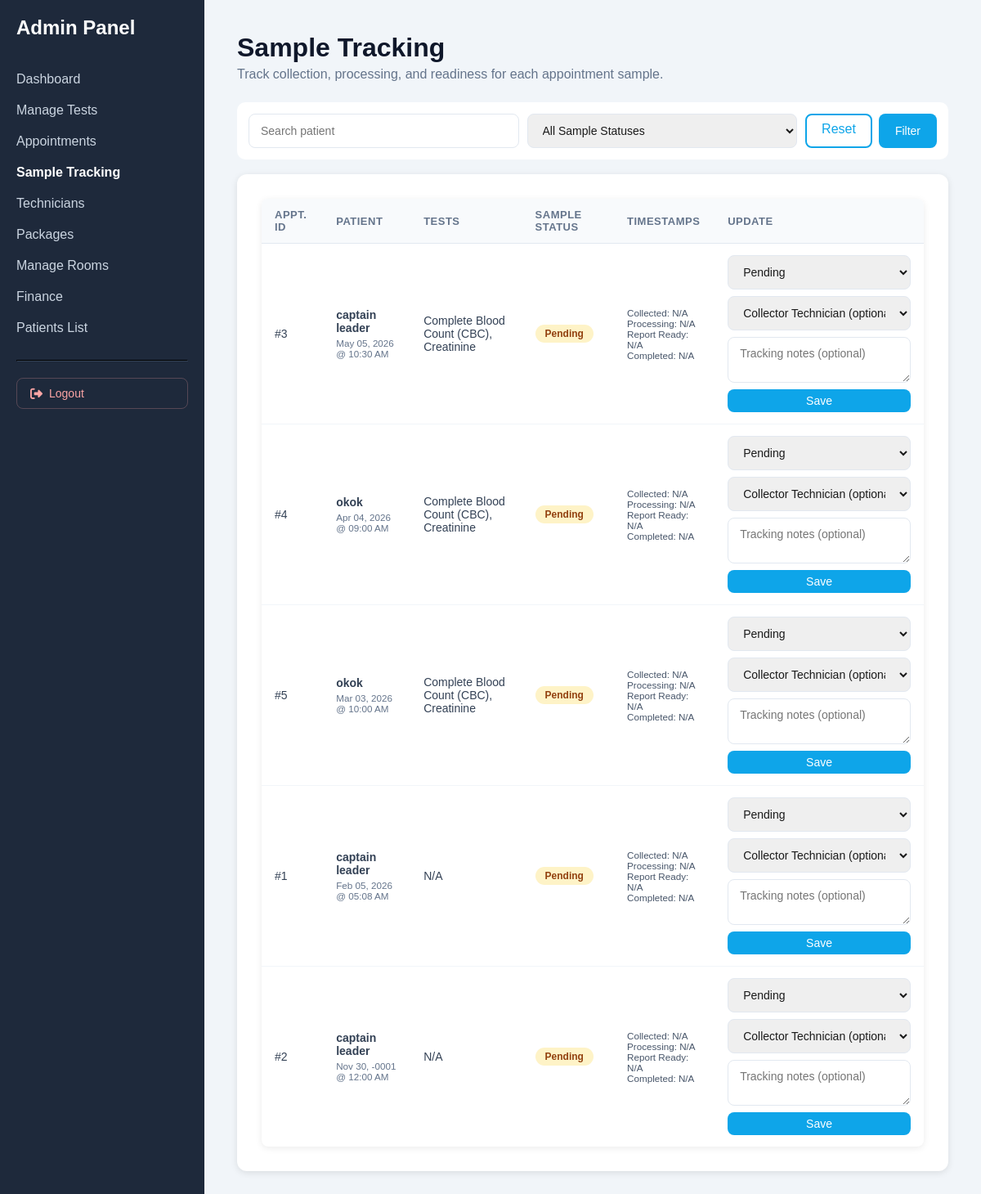
Page /admin/sample-tracking.php (signed in) on the committed database.
### tables this page shows
CREATE TABLE `appointments` (
  `appointment_id` int(11) NOT NULL,
  `user_id` int(11) NOT NULL,
  `package_id` int(11) DEFAULT NULL,
  `package_name_snapshot` varchar(100) DEFAULT NULL,
  `package_tests_snapshot` longtext DEFAULT NULL,
  `package_price_snapshot` decimal(10,2) DEFAULT 0.00,
  `appointment_date` datetime NOT NULL,
  `status` enum('Pending','Confirmed','Completed','Cancelled') DEFAULT 'Pending',
  `cancellation_reason` text DEFAULT NULL,
  `sample_status` enum('Pending','Collected','Processing','Report Ready','Completed') DEFAULT 'Pending',
  `assigned_technician_id` int(11) DEFAULT NULL,
  `is_home_collection` tinyint(1) DEFAULT 0,
  `collection_address` text DEFAULT NULL,
  `collection_time` datetime DEFAULT NULL,
  `collection_charge` decimal(10,2) DEFAULT 0.00,
  `coupon_code` varchar(20) DEFAULT NULL,
  `discount_amount` decimal(10,2) DEFAULT 0.00,
  `total_amount` decimal(10,2) DEFAULT 0.00,
  `created_at` timestamp NOT NULL DEFAULT current_timestamp()
);

CREATE TABLE `users` (
  `user_id` int(11) NOT NULL,
  `full_name` varchar(100) NOT NULL,
  `email` varchar(100) NOT NULL,
  `email_verified` tinyint(1) DEFAULT 0,
  `email_token` varchar(255) DEFAULT NULL,
  `email_token_expiry` datetime DEFAULT NULL,
  `reset_token` varchar(255) DEFAULT NULL,
  `reset_expiry` datetime DEFAULT NULL,
  `profile_photo` varchar(255) DEFAULT NULL,
  `password` varchar(255) NOT NULL,
  `phone` varchar(20) DEFAULT NULL,
  `address` text DEFAULT NULL,
  `created_at` timestamp NOT NULL DEFAULT current_timestamp()
);

### admin/sample-tracking.php (the view, shortened to what this page needs)
<?php
require_once '../config/init.php';
$allowedStatuses = ['Pending', 'Collected', 'Processing', 'Report Ready', 'Completed'];
$filter_patient = trim($_GET['filter_patient'] ?? '');
$focus_appointment_id = (int)($_GET['appointment_id'] ?? 0);
$types = '';
$params = [];
$whereSql = '';
$sql = "SELECT
            a.appointment_id,
            a.appointment_date,
            a.status AS appointment_status,
            a.sample_status AS appointment_sample_status,
            a.is_home_collection,
            a.collection_address,
            a.collection_time,
            u.full_name,
            GROUP_CONCAT(DISTINCT t.test_name ORDER BY t.test_name SEPARATOR ', ') AS test_names,
            st.status AS tracking_status,
            st.collected_at,
            st.processing_started_at,
            st.report_ready_at,
            st.completed_at,
            st.notes,
            st.collected_by,
            tech.name AS technician_name
        FROM appointments a
        JOIN users u ON a.user_id = u.user_id
        LEFT JOIN appointment_tests apt ON a.appointment_id = apt.appointment_id
        LEFT JOIN tests t ON apt.test_id = t.test_id
        LEFT JOIN sample_tracking st ON a.appointment_id = st.appointment_id
        LEFT JOIN technicians tech ON st.collected_by = tech.technician_id
        $whereSql
        GROUP BY a.appointment_id
        ORDER BY (a.appointment_id = ?) DESC, a.appointment_date DESC";
$stmt = $conn->prepare($sql);
$bindTypes = $types . 'i';
$bindParams = $params;
$bindParams[] = $focus_appointment_id;
$stmt->bind_param($bindTypes, ...$bindParams);
$stmt->execute();
$rows = $stmt->get_result();
?>
<!DOCTYPE html>
<html lang="en">
<head>
    <link rel="stylesheet" href="../assets/css/style.css">
    <link rel="stylesheet" href="https://cdnjs.cloudflare.com/ajax/libs/font-awesome/6.5.0/css/all.min.css">
</head>
<body>
<div class="admin-layout">
    <div class="sidebar">
        <h2 style="margin-bottom: 30px;">Admin Panel</h2>
        <a href="index.php">Dashboard</a>
        <a href="manage_tests.php">Manage Tests</a>
        <a href="appointments.php">Appointments</a>
        <a href="sample-tracking.php" class="active">Sample Tracking</a>
        <a href="technicians.php">Technicians</a>
        <a href="packages.php">Packages</a>
        <a href="manage_rooms.php">Manage Rooms</a>
        <a href="finance.php">Finance</a>
        <a href="users.php">Patients List</a>
        <hr style="border-color: #334155; margin: 20px 0;">
        <a href="../logout.php" class="sidebar-logout"><i class="fa-solid fa-right-from-bracket"></i> Logout</a>
    </div>
    <div class="content">
        <h1>Sample Tracking</h1>
        <p>Track collection, processing, and readiness for each appointment sample.</p>
        <form method="GET" class="filter-grid" style="display:grid; grid-template-columns: 1fr 1fr auto; gap:10px; margin-bottom:18px; background:#fff; padding:14px; border-radius:10px;">
            <input type="text" name="filter_patient" class="form-input" placeholder="Search patient" value="<?php echo htmlspecialchars($filter_patient); ?>">
            <select name="filter_status" class="form-input">
                <option value="">All Sample Statuses</option>
            </select>
            <div style="display:flex; gap:8px;">
                <a href="sample-tracking.php" class="btn-outline" style="text-decoration:none;">Reset</a>
                <button type="submit" class="btn-primary">Filter</button>
            </div>
        </form>
        <div class="appointments-section">
            <?php if ($rows && $rows->num_rows > 0): ?>
                <table class="appointments-table">
                    <thead>
                        <tr>
                            <th>Appt. ID</th>
                            <th>Patient</th>
                            <th>Tests</th>
                            <th>Sample Status</th>
                            <th>Timestamps</th>
                            <th>Update</th>
                        </tr>
                    </thead>
                    <tbody>
                        <?php while ($row = $rows->fetch_assoc()): ?>
                            <?php $displayStatus = $row['tracking_status'] ?: ($row['appointment_sample_status'] ?: 'Pending'); ?>
                            <tr>
                                <td>#<?php echo (int)$row['appointment_id']; ?></td>
                                <td>
                                    <strong><?php echo htmlspecialchars($row['full_name']); ?></strong>
                                    <small style="display:block; color:#64748b; margin-top:4px;">
                                        <?php echo date('M d, Y @ h:i A', strtotime($row['appointment_date'])); ?>
                                    </small>
                                </td>
                                <td>
                                    <div><?php echo htmlspecialchars($row['test_names'] ?? 'N/A'); ?></div>
                                </td>
                                <td>
                                    <span class="status-badge status-<?php echo strtolower(str_replace(' ', '-', $displayStatus)); ?>"><?php echo htmlspecialchars($displayStatus); ?></span>
                                </td>
                                <td>
                                    <small style="display:block; color:#475569;">Collected: <?php echo !empty($row['collected_at']) ? htmlspecialchars($row['collected_at']) : 'N/A'; ?></small>
                                    <small style="display:block; color:#475569;">Processing: <?php echo !empty($row['processing_started_at']) ? htmlspecialchars($row['processing_started_at']) : 'N/A'; ?></small>
                                    <small style="display:block; color:#475569;">Report Ready: <?php echo !empty($row['report_ready_at']) ? htmlspecialchars($row['report_ready_at']) : 'N/A'; ?></small>
                                    <small style="display:block; color:#475569;">Completed: <?php echo !empty($row['completed_at']) ? htmlspecialchars($row['completed_at']) : 'N/A'; ?></small>
                                </td>
                                <td>
                                    <form method="POST" style="display:grid; gap:8px; min-width:220px;">
                                        <select name="sample_status" class="form-input" required>
                                            <?php foreach ($allowedStatuses as $status): ?>
                                                <option value="<?php echo htmlspecialchars($status); ?>" <?php echo $displayStatus === $status ? 'selected' : ''; ?>><?php echo htmlspecialchars($status); ?></option>
                                            <?php endforeach; ?>
                                        </select>
                                        <select name="collected_by" class="form-input">
                                            <option value="">Collector Technician (optional)</option>
                                        </select>
                                        <textarea name="notes" class="form-input" rows="2" placeholder="Tracking notes (optional)"><?php echo htmlspecialchars($row['notes'] ?? ''); ?></textarea>
                                        <button type="submit" class="btn-primary" style="padding:6px 12px;">Save</button>
                                    </form>
                                </td>
                            </tr>
                        <?php endwhile; ?>
                    </tbody>
                </table>
            <?php else: ?>
                <div class="empty-state">
                    <p>No sample tracking records found.</p>
                </div>
            <?php endif; ?>
        </div>
    </div>
</div>
</body>
</html>

### assets/css/style.css (style rules this page uses)
* { margin: 0; padding: 0; box-sizing: border-box; font-family: Arial, sans-serif; }
body { background: #f7fbff; color: #1a1a1a; }
.btn-primary { background: #0ea5e9; color: #fff; padding: 10px 20px; border-radius: 8px; border: none; cursor: pointer; font-size: 14px; text-decoration: none; }
.btn-outline { border: 2px solid #0ea5e9; color: #0ea5e9; padding: 8px 18px; border-radius: 8px; background: transparent; }
.appointments-section { background: #fff; padding: 30px; border-radius: 12px; box-shadow: 0 2px 8px rgba(0,0,0,0.1); width: 100%; }
.appointments-table { width: 100%; border-collapse: collapse; background: white; border-radius: 8px; overflow: hidden; box-shadow: 0 2px 8px rgba(0,0,0,0.08); }
.appointments-table thead { background: #f8fafc; }
.appointments-table th { padding: 12px 16px; text-align: left; font-size: 13px; color: #64748b; font-weight: 600; text-transform: uppercase; letter-spacing: 0.5px; border-bottom: 1px solid #e2e8f0; }
.appointments-table td { padding: 14px 16px; font-size: 14px; color: #334155; border-bottom: 1px solid #f1f5f9; }
.appointments-table tr:last-child td { border-bottom: none; }
.status-badge { display: inline-block; padding: 4px 12px; border-radius: 12px; font-size: 12px; font-weight: 600; }
.status-pending { background: #fef3c7; color: #92400e; }
.form-input { width: 100%; padding: 11px 14px; border: 1px solid #e2e8f0; border-radius: 8px; font-size: 14px; color: #1a1a1a; }
.admin-layout { display: flex; min-height: 100vh; }
.sidebar { width: 250px; background: #1e293b; color: white; padding: 20px; }
.sidebar a { display: block; color: #cbd5e1; padding: 10px 0; text-decoration: none; }
.sidebar a.active { color: white; font-weight: 600; }
.sidebar-logout { display: flex !important; align-items: center; gap: 8px; color: #fca5a5 !important; padding: 10px 16px !important; border-radius: 8px; border: 1px solid rgba(252, 165, 165, 0.25); transition: all 0.2s ease; margin-top: 8px; font-size: 14px; }
.sidebar-logout i { font-size: 15px; }
.content { flex: 1; padding: 40px; background: #f1f5f9; overflow-x: auto; }
.content h1 { margin-bottom: 5px; color: #0f172a; }
.content > p { color: #64748b; margin-bottom: 25px; }

### rows in the picture
appointments: appointment_id "3", user.full_name "captain leader", appointment_date "May 05, 2026 @ 10:30 AM", test_names "Complete Blood Count (CBC), Creatinine", sample_status "Pending"
appointments: appointment_id "4", user.full_name "okok", appointment_date "Apr 04, 2026 @ 09:00 AM", test_names "Complete Blood Count (CBC), Creatinine", sample_status "Pending"
appointments: appointment_id "5", user.full_name "okok", appointment_date "Mar 03, 2026 @ 10:00 AM", test_names "Complete Blood Count (CBC), Creatinine", sample_status "Pending"
appointments: appointment_id "1", user.full_name "captain leader", appointment_date "Feb 05, 2026 @ 05:08 AM", test_names "N/A", sample_status "Pending"
appointments: appointment_id "2", user.full_name "captain leader", appointment_date "Nov 30, -0001 @ 12:00 AM", test_names "N/A", sample_status "Pending"
